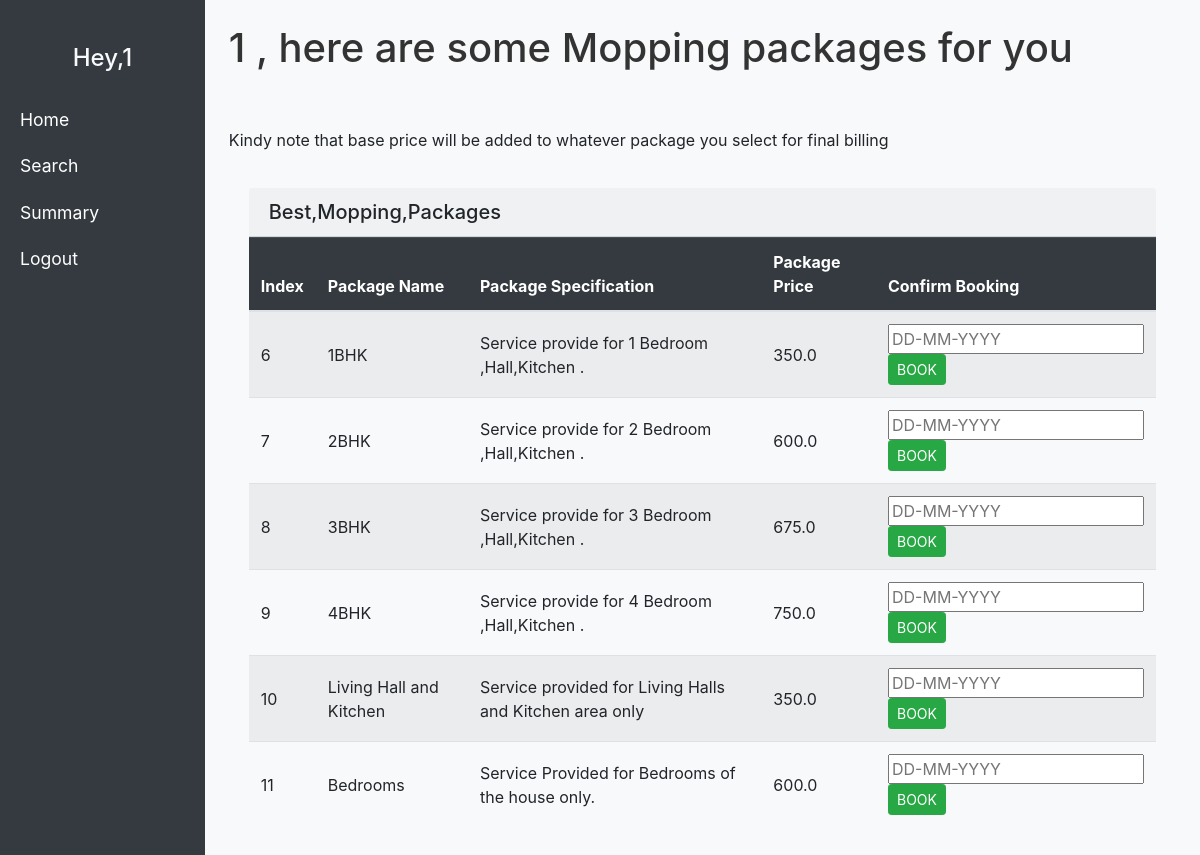
The page /packages/1/1/Mopping on the database its author committed.
### codes/app.py (models this page shows)
class Packages(db.Model):
    __tablename__="Packages"
    service_name=db.Column(db.String(80),nullable=False)
    package_id=db.Column(db.Integer,primary_key=True,nullable=False,autoincrement=True)
    package_name=db.Column(db.String(80),nullable=False)
    package_discription=db.Column(db.String(180))
    package_price=db.Column(db.Float, nullable=False)

### codes/app.py (the view, shortened to what this page needs)
@app.route('/packages/<int:customer_id>/<string:customer_name>/<string:service_name>',methods=["GET","POST"])
def packages(customer_id,customer_name,service_name):
    package=Packages.query.filter_by(service_name=service_name).all()
    return render_template('packages.html',customer_id=customer_id,customer_name=customer_name,service_name=service_name,package=package)

### templates/packages.html (shortened to what this page needs)
<!DOCTYPE html>
<html lang="en">
<head>
    <link rel="stylesheet" href="https://stackpath.bootstrapcdn.com/bootstrap/4.5.2/css/bootstrap.min.css">
    <link rel="stylesheet" href="{{ url_for('static', filename='style2.css') }}">
</head>
<body>
    <div class="d-flex" id="wrapper">
        <div class="bg-dark text-white sidebar">
            <h2 class="text-center my-4">Hey,{{customer_name}}</h2>
            <ul class="nav flex-column">
                <li class="nav-item">
                    <a href="/customers/{{customer_id}}/{{customer_name}}" class="nav-link text-white">Home</a>
                </li>
                <li class="nav-item">
                    <a href="/customer_search/{{customer_id}}/{{customer_name}}" class="nav-link text-white">Search</a>
                </li>
                <li class="nav-item">
                    <a href="/customers/{{customer_id}}/{{customer_name}}/summary" class="nav-link text-white">Summary</a>
                </li>
                <li class="nav-item">
                    <a href="/login" class="nav-link text-white">Logout</a>
                </li>
            </ul>
        </div>
        <div class="main-content p-4">
            <div class="d-flex justify-content-between align-items-center mb-4">
                <h1>{{customer_name}} , here are some {{service_name}} packages for you<br></h1>
            </div>
            <p><br>Kindy note that base price will be added to whatever package you select for final billing</p>
        <div class="card-body">
            <div class="card-header">
                <h5 class="mb-0">Best,{{service_name}},Packages</h5>
            </div>
            <table class="table table-striped">
                <thead class="table-dark">
                    <tr>
                        <th>Index</th>
                        <th>Package Name</th>
                        <th> Package Specification</th>
                        <th>Package Price</th>
                        <th>Confirm Booking</th>
                    </tr>
                </thead>
                <tbody>
                    {% if package%}
                    {% for pack in package%}
                    <tr>
                        <td>{{pack.package_id}}</td>
                        <td>{{pack.package_name}}</td>
                        <td>{{pack.package_discription}}</td>
                        <td>{{pack.package_price}}</td>
                        <td>
                            <form action="{{ url_for('packages',customer_id=customer_id,customer_name=customer_name,service_name=service_name) }}" method="POST">
                                <div>
                                    <input type="text" name="date" placeholder="DD-MM-YYYY" required>
                                </div>
                                <button class="btn btn-success btn-sm" name="action" value={{pack.package_id}}>BOOK</button>
                            </form>
                        </td>
                    </tr>
                    {% endfor %}
                    {%endif%}
                </tbody>
            </table>
        </div>
</body>
</html>

### static/style2.css (style rules this page uses)
#wrapper { display: flex; }
.sidebar { width: 250px; min-height: 100vh; background-color: #343a40; padding-top: 20px; }
.sidebar h2 { font-size: 1.5rem; color: #f8f9fa; }
.sidebar .nav-link { font-size: 1.1rem; padding: 10px 20px; }
.main-content { flex-grow: 1; background-color: #f8f9fa; padding: 20px; }
.table th, .table td { vertical-align: middle; }
.table th { background-color: #343a40; color: white; }
.btn-sm { padding: 0.25rem 0.5rem; }
a { color: #007bff; }
h1 { text-align: center; color: #333; }

### rows shown on the page
Packages: package_id "6", package_name "1BHK", package_discription "Service provide for 1 Bedroom ,Hall,Kitchen .", package_price "350.0"
Packages: package_id "7", package_name "2BHK", package_discription "Service provide for 2 Bedroom ,Hall,Kitchen .", package_price "600.0"
Packages: package_id "8", package_name "3BHK", package_discription "Service provide for 3 Bedroom ,Hall,Kitchen .", package_price "675.0"
Packages: package_id "9", package_name "4BHK", package_discription "Service provide for 4 Bedroom ,Hall,Kitchen .", package_price "750.0"
Packages: package_id "10", package_name "Living Hall and Kitchen", package_discription "Service provided for Living Halls and Kitchen area only", package_price "350.0"
Packages: package_id "11", package_name "Bedrooms", package_discription "Service Provided for Bedrooms of the house only.", package_price "600.0"

### other values the page prints
{{ customer_name }} "1"
{{ service_name }} "Mopping"
